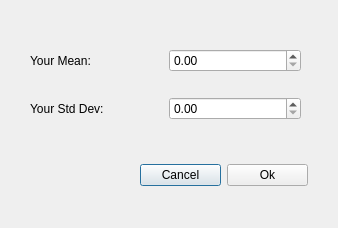
<?xml version="1.0" encoding="UTF-8"?>
<ui version="4.0">
    <class>NormalDialog</class>
    <widget class="QDialog" name="NormalDialog">
        <property name="geometry">
            <rect>
                <x>0</x>
                <y>0</y>
                <width>338</width>
                <height>228</height>
            </rect>
        </property>
        <property name="windowTitle">
            <string>Dialog</string>
        </property>
        <widget class="QWidget" name="">
            <property name="geometry">
                <rect>
                    <x>30</x>
                    <y>30</y>
                    <width>271</width>
                    <height>111</height>
                </rect>
            </property>
            <layout class="QVBoxLayout" name="verticalLayout">
                <item>
                    <layout class="QHBoxLayout" name="horizontalLayout">
                        <item>
                            <widget class="QLabel" name="label">
                                <property name="text">
                                    <string>Your Mean:</string>
                                </property>
                            </widget>
                        </item>
                        <item>
                            <widget class="QDoubleSpinBox" name="meanBox"/>
                        </item>
                    </layout>
                </item>
                <item>
                    <layout class="QHBoxLayout" name="horizontalLayout_2">
                        <item>
                            <widget class="QLabel" name="label_2">
                                <property name="text">
                                    <string>Your Std Dev:</string>
                                </property>
                            </widget>
                        </item>
                        <item>
                            <widget class="QDoubleSpinBox" name="devBox"/>
                        </item>
                    </layout>
                </item>
            </layout>
        </widget>
        <widget class="QWidget" name="">
            <property name="geometry">
                <rect>
                    <x>140</x>
                    <y>160</y>
                    <width>168</width>
                    <height>30</height>
                </rect>
            </property>
            <layout class="QHBoxLayout" name="horizontalLayout_3">
                <item>
                    <widget class="QPushButton" name="cancelButton">
                        <property name="text">
                            <string>Cancel</string>
                        </property>
                    </widget>
                </item>
                <item>
                    <widget class="QPushButton" name="okButton">
                        <property name="text">
                            <string>Ok</string>
                        </property>
                    </widget>
                </item>
            </layout>
        </widget>
    </widget>
    <resources/>
    <connections/>
</ui>
